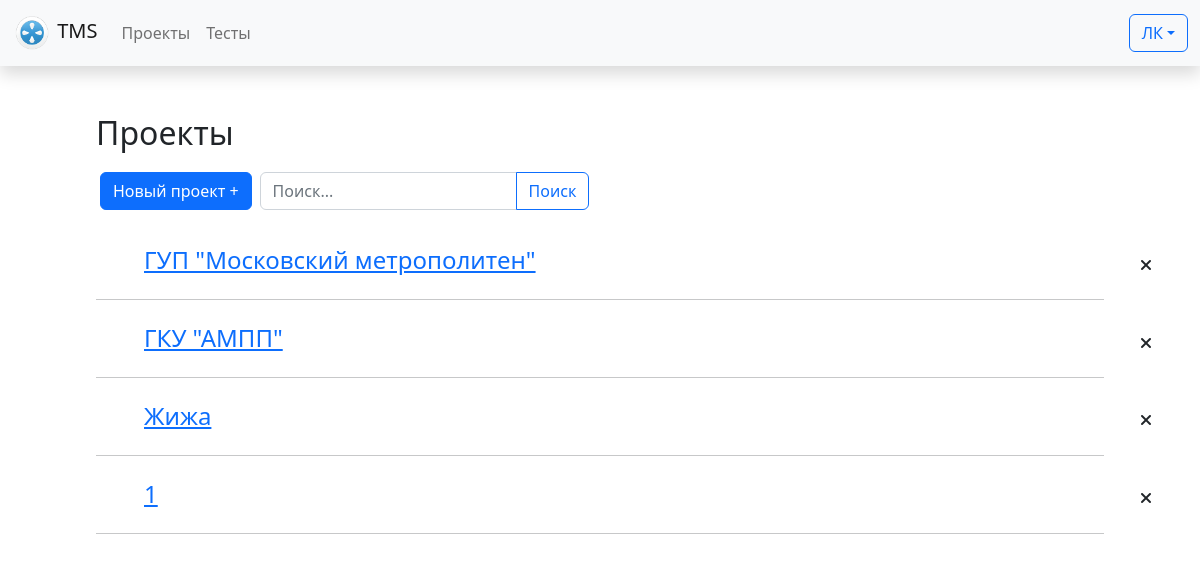
The page /projects/ (signed in) on the database as committed earlier.
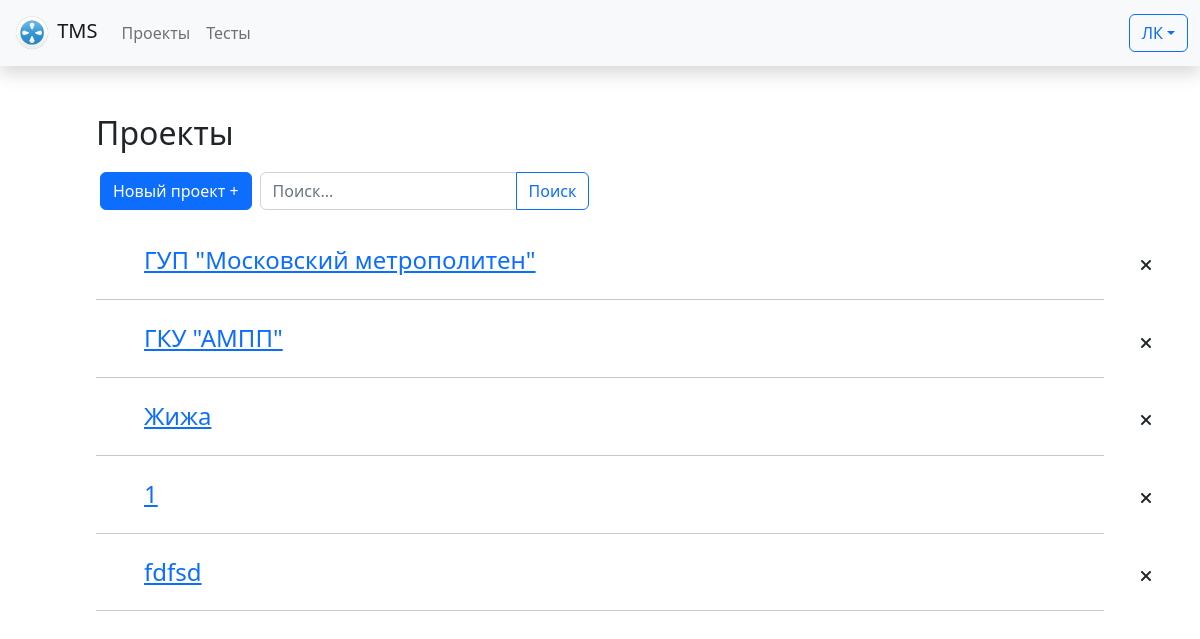
The same page on the database as committed later.
### tests/models.py (models this page shows, shortened)
class UserProjects(models.Model):
    id = models.AutoField(
        primary_key=True, verbose_name="Код проект-пользователь")
    project = models.ForeignKey(
        Projects, on_delete=models.CASCADE, verbose_name="Проект")
    user = models.ForeignKey(settings.AUTH_USER_MODEL, verbose_name=_(
        "Пользователь"), on_delete=models.CASCADE)
    class Meta:
        verbose_name = _("Проект пользователя")
        verbose_name_plural = _("Проекты пользователя")

class Projects(models.Model):
    id = models.AutoField(
        primary_key=True, verbose_name=_("Код проекта"))
    name = models.CharField(max_length=50, verbose_name=_(
        "Название проекта"), help_text="Название проекта", blank=False)
    class Meta:
        verbose_name = _("Проект")
        verbose_name_plural = _("Проекты")
        ordering = ['name']
    def __str__(self):
        return self.name

### tests/views.py (the view)
# urls.py: path('projects/', views.projects, name='projects'),
@login_required
def projects(request):
    if request.method == "POST":
        create_project(request.POST)
        return redirect(request.META['HTTP_REFERER'])
    projects = UserProjects.objects.filter(user=request.user)
    users_list = User.objects.all()
    return render(request, 'projects/projects.html', {'project_list': projects, 'user_list': users_list, })

### templates/projects/projects.html (shortened to what this page needs)
{% extends 'base.html' %}
{% block content %}
    <div class="mx-5 p-5">
        <h2>Проекты</h2>
        <div class="d-inline-flex flex-row align-items-center p-1">
            <button type="button"
                    class="btn btn-primary text-nowrap"
                    data-bs-toggle="modal"
                    data-bs-target="#newProject">Новый проект +</button>
            <form class="input-group p-2"
                  method="get"
                  action="{% url 'search_results' %}">
                <input name="search"
                       type="text"
                       class="form-control"
                       placeholder="Поиск..."
                       aria-label="Поиск..."
                       required>
                <button type="submit" class="btn btn-outline-primary" id="button-addon2">Поиск</button>
            </form>
        </div>
        {% if project_list %}
            {% for userProject in project_list %}
                <div class="mx-5 mt-4 w-100 d-flex justify-content-between align-items-center">
                    <a class="h4 "
                       href="{% url 'project_view' project_pk=userProject.project.id %}">{{ userProject.project }}</a>
                    <a href=""
                       class="fa-solid fa-xmark text-dark text-decoration-none"
                       data-bs-toggle="modal"
                       data-bs-target="#deleteTestPlanModal_{{ forloop.counter }}"></a>
                </div>
                <hr>
                {% endfor %}
            {% else %}
                <div class="mx-5 mt-4">
                    <h4>Список пуст :(</h4>
                    <a class="btn btn-outline-danger" href="{% url 'projects' %}">Отменить</a>
                </div>
            {% endif %}
        </div>
    {% endblock content %}

Rows that differ between the two databases and show on the page:
added UserProjects: project "fdfsd"
